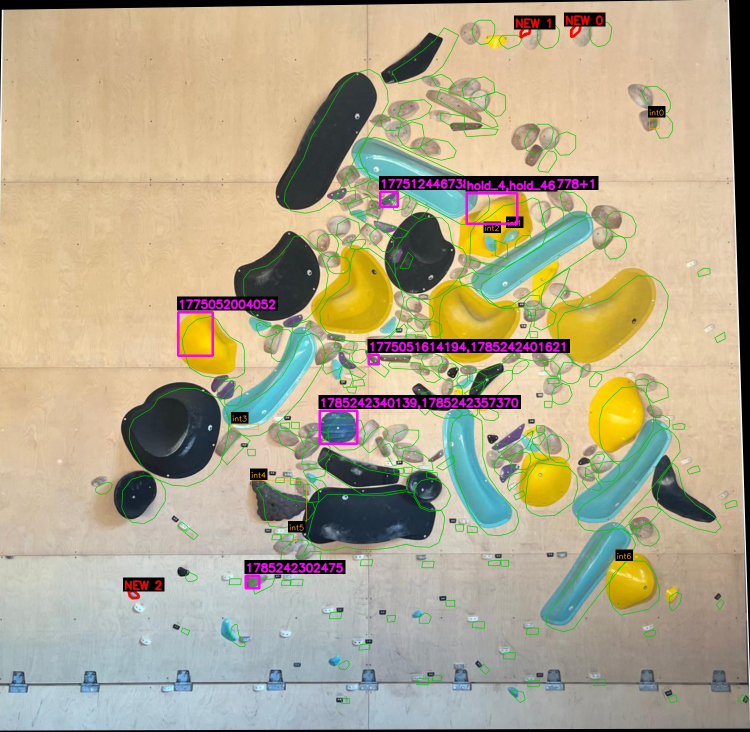
#> input picture board-assets/_diff/the-barn_v7_v8_review.jpg, 1500 x 1463 px (shown at 1/2 size)
$ python -i diff_new_holds.py   (imports and definitions only)
#> lines starting #> are read from the running program, lines starting #| are printed output that depends on the picture
#> further down, picture is the input picture: shape (1463, 1500, 3); mean B, G, R 141.1, 167.7, 177
#!/usr/bin/env python3
"""
diff_new_holds.py — compare an old published board photo against a new,
already-aligned photo of the same wall and report what physically changed
on the board (new holds appeared, existing holds moved, existing holds
vanished).

This is a READ-ONLY reporting tool:
  - It never writes to Supabase (only GETs the wall's live hold array).
  - It never touches src/data/holds.json or anything under src/.
  - IDs are never assigned here — new candidates get "id": null; a human
    reviews the overlay + JSON, then a separate merge step assigns IDs.

Why illumination-invariant comparison matters
-----------------------------------------------
A plain cv2.absdiff between two board photos shot under different exposure/
white-balance is dominated by huge, low-frequency lighting-difference blobs
that bury the real (small, local) changes. This script instead:

  1. Grayscales both images.
  2. Local z-score normalises each pixel against a large-radius local
     mean/std (Gaussian sigma, default 100 — see local_zscore()'s docstring
     for why this is bigger than the spec's illustrative "~25": at 25, a
     large new hold's own pixels dominated its local baseline and
     self-cancelled almost entirely), which cancels slowly-varying
     illumination while keeping local structure (edges, texture, holds).
  3. Diffs the two z-score fields ("struct_diff") — illumination-invariant.
  4. Adds a chroma cue: LAB a/b channels, each re-centred on a LOCAL mean
     (same sigma) rather than a single global median — see chroma_field()'s
     docstring for why: this board's V7->V8 exposure/white-balance shift is
     regional (the lower panel reads noticeably greyer in V8), not uniform,
     so a single global median left the whole lower panel flagged as
     "changed" (a ~300k px blob) until this was made local.
  5. A pixel is "changed" if struct_diff OR chroma_diff crosses its
     threshold. Morphological open+close cleans up speckle, then connected
     components become "blobs". Blobs centred within ~2% of the board-crop
     edge are dropped as alignment/blur boundary artifacts (mirroring
     detect_holds.py's own EDGE_MARGIN_PCT rejection).

Each surviving blob is classified against the wall's existing hold polygons
(dilated ~6px) by coverage fraction into NEW / CHANGED / INTERIOR, exactly
per spec (coverage against ALL live holds, no exceptions — see the long
comment above the existing-hold-mask code for a known limitation this
implies: a couple of hold RECORDS on this board already read as bare
plywood in the reference photo, so a genuinely new hold landing on that
stale footprint can score high coverage and land in CHANGED/INTERIOR rather
than NEW. meanStructDiff/meanChromaDiff are attached to every CHANGED/
INTERIOR entry, and INTERIOR blobs are also drawn on the overlay (thin
orange, distinct from the four spec'd categories) so a human reviewer can
still catch one of these by eye instead of it being silently invisible).
Existing holds are separately checked for VANISHED (high structural diff +
the aligned image reading plywood-like in that hold's footprint).

For each NEW blob, GrabCut carves a real polygon (falling back to the blob's
own contour if GrabCut degenerates), emitted in exactly the shape the app's
hold records use — ready to hand to a later ID-assigning merge step.

Usage
-----
    python3 scripts/diff_new_holds.py \\
        --reference public/Barn_Set_01_V7.jpg \\
        --aligned path/to/v8_warped_to_v7.jpg \\
        --board the-barn \\
        --overlay board-assets/_diff/the-barn_v7_v8_review.jpg

Requirements: cv2, numpy, Pillow, requests (all already used elsewhere in
this repo). No new dependencies.
"""

import argparse
import importlib.util
import json
import math
import sys
import time
from datetime import datetime, timezone
from pathlib import Path

try:
    import numpy as np
    import cv2
except ImportError as e:
    print(f"Error: missing dependency — {e}")
    print("  pip3 install numpy opencv-python-headless")
    sys.exit(1)

REPO_ROOT = Path(__file__).resolve().parent.parent
DEFAULT_OUTPUT = REPO_ROOT / "board-assets" / "_diff" / "holds_new_candidates.json"
DEFAULT_OVERLAY = REPO_ROOT / "board-assets" / "_diff" / "overlay_review.jpg"

# ─── Reuse detect_holds.py's colour palette + plywood helpers verbatim ───────
# ("import or mirror its palette — do not invent a new one")
_dh_spec = importlib.util.spec_from_file_location(
    "detect_holds", REPO_ROOT / "scripts" / "detect_holds.py"
)
detect_holds_mod = importlib.util.module_from_spec(_dh_spec)
# [1 line not run here, left out]
# [1 line that did not run here, left out]
# [1 line that did not run here, left out]
# [1 line that did not run here, left out]


# ─── Env / Supabase (read-only) ───────────────────────────────────────────────

# [109 lines left out: functions load_env, resolve_board, fetch_live_holds, load_holds_file, parse_board_region, board_rect_px and 3 more, not called in this run]


def crop_px_to_full_bbox(bbox_crop, board_left_px, board_top_px):
    x, y, w, h = bbox_crop
    return [round(x + board_left_px, 1), round(y + board_top_px, 1), round(w, 1), round(h, 1)]


# [35 lines left out: functions px_to_board_pct, local_zscore, not called in this run]


def chroma_field(bgr, sigma=100.0):
    """LAB a/b channels, re-centred on a LOCAL (large-radius Gaussian) mean
    rather than a single global median.

    A single global median a/b turned out to be too crude here: The Barn's
    V7->V8 exposure/white-balance shift is not uniform across the photo —
    the lower panel reads noticeably greyer in V8 than V7 while the rest of
    the board barely shifts. A global median can't cancel a *regional* cast
    like that (it leaves the whole lower panel flagged as "changed", which
    is exactly the giant lighting-blob failure mode this script exists to
    avoid). Subtracting a wide local mean cancels slowly-varying regional
    colour casts the same way local_zscore cancels regional brightness
    casts, while still keeping local chroma structure (a real hold's colour
    against its immediate surroundings).
    """
#> called with sigma = 100
    lab = cv2.cvtColor(bgr, cv2.COLOR_BGR2LAB).astype(np.float32)
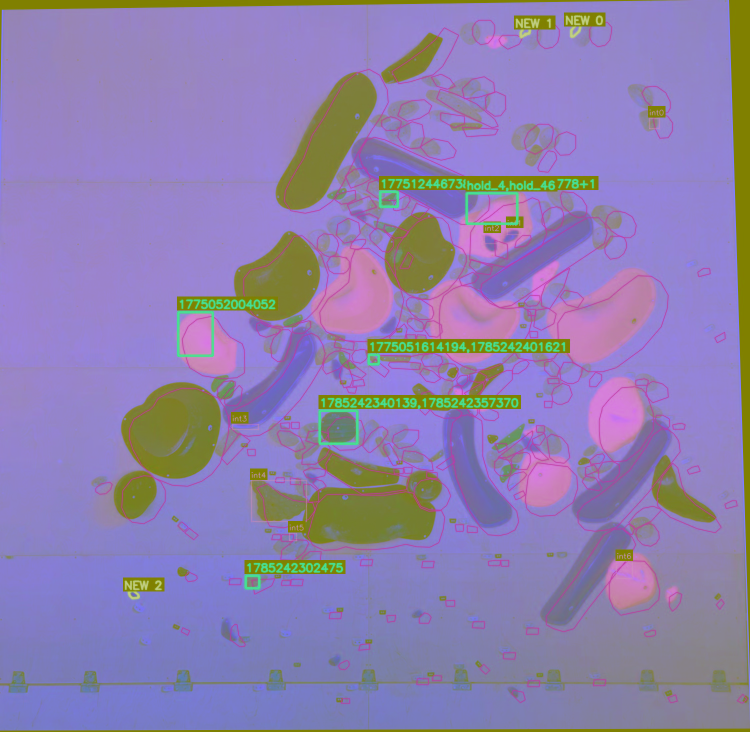
#> lab: shape (1463, 1500, 3) float32 (shown at 1/2 size); mean B, G, R 175.1, 127.7, 142.4
    a, b = lab[:, :, 1], lab[:, :, 2]
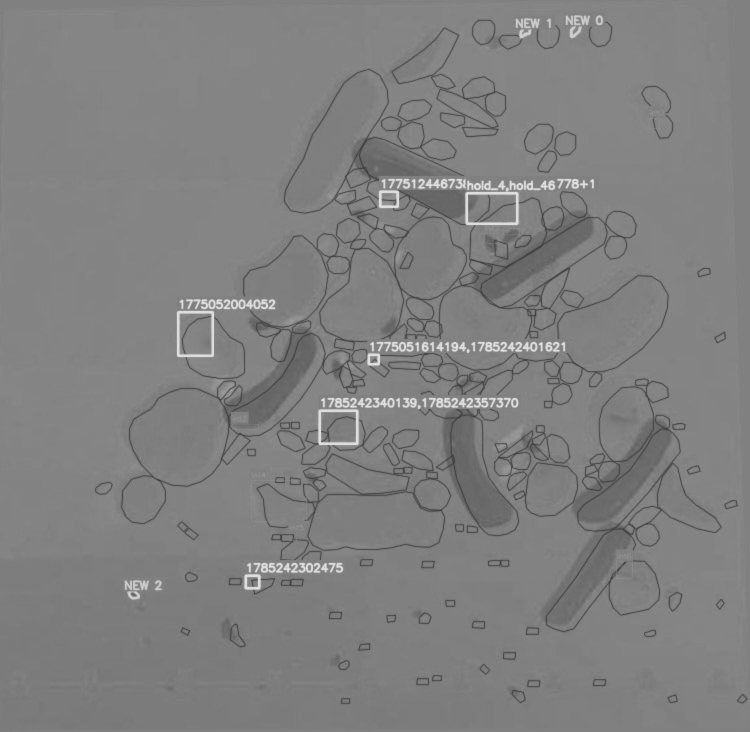
#> a: shape (1463, 1500) float32 (shown at 1/2 size); min 59, max 226, mean 128
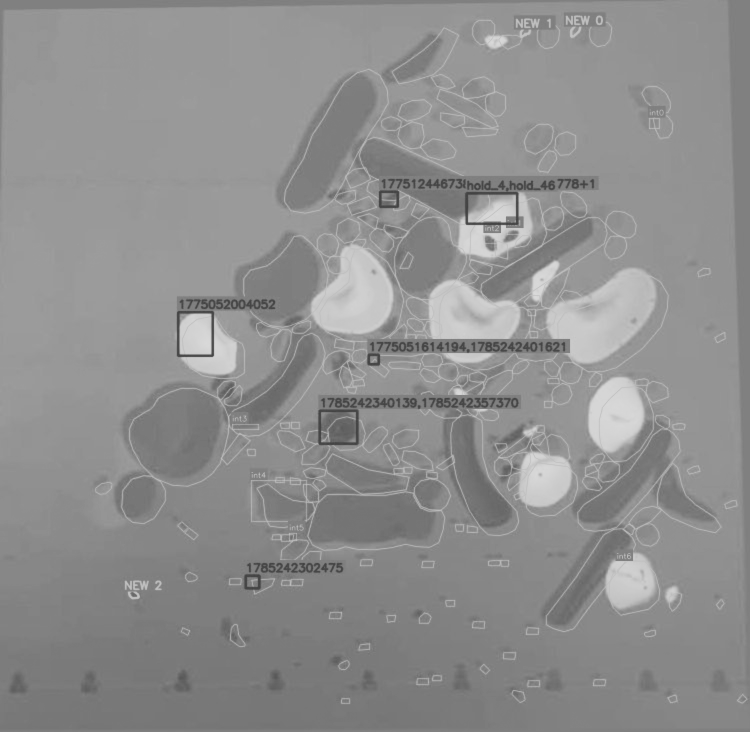
#> b: shape (1463, 1500) float32 (shown at 1/2 size); min 63, max 218, mean 142.5
    a_local_mean = cv2.GaussianBlur(a, (0, 0), sigma)
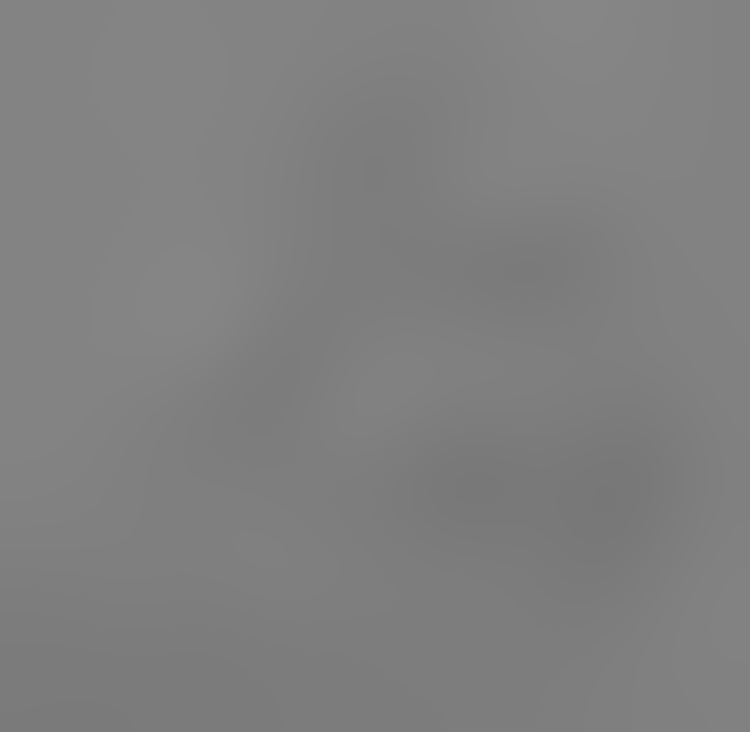
#> a_local_mean: shape (1463, 1500) float32 (shown at 1/2 size); min 119.8, max 134.6, mean 128
    b_local_mean = cv2.GaussianBlur(b, (0, 0), sigma)
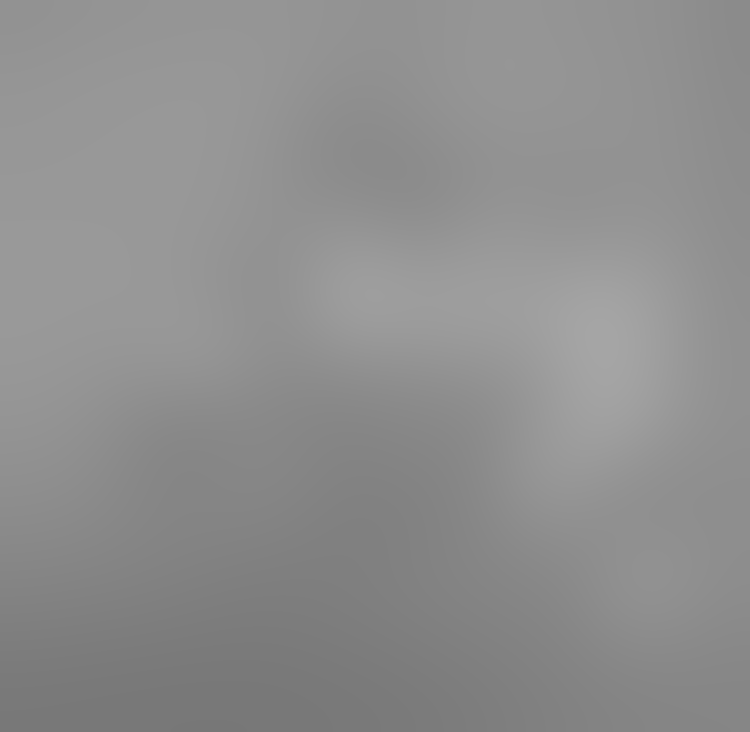
#> b_local_mean: shape (1463, 1500) float32 (shown at 1/2 size); min 119.9, max 165.7, mean 142.5
    return a - a_local_mean, b - b_local_mean


# ─── Main ─────────────────────────────────────────────────────────────────────

# [519 lines left out: functions main, strip_diag, build_new_candidate, size_of_area, short_id_label, put_label and 1 more, not called in this run]


# [2 lines not run here, left out]

>>> import cv2
>>> picture = cv2.imread('../board-assets/_diff/the-barn_v7_v8_review.jpg')
>>> result = chroma_field(picture)

$ run again, on Brand colours/colour YPB.jpg
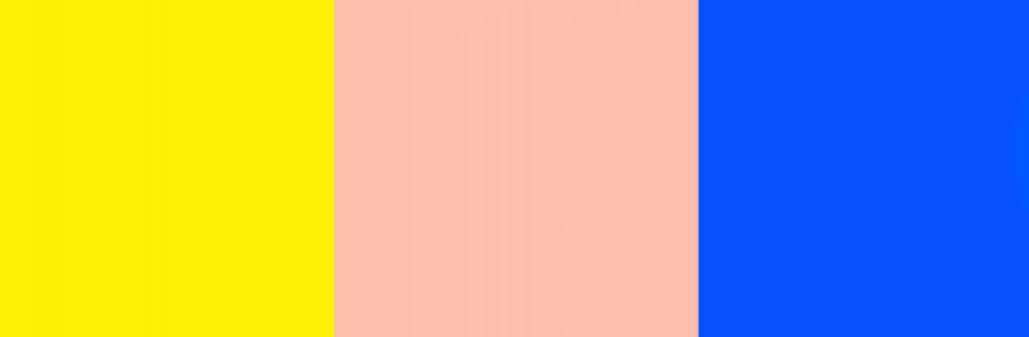
#> input picture Brand colours/colour YPB.jpg, 1029 x 337 px
#> picture is the input picture: shape (337, 1029, 3); mean B, G, R 142.7, 170.8, 173.5
#> in chroma_field, `a, b = lab[:, :, 1], lab[:, :, 2]`:
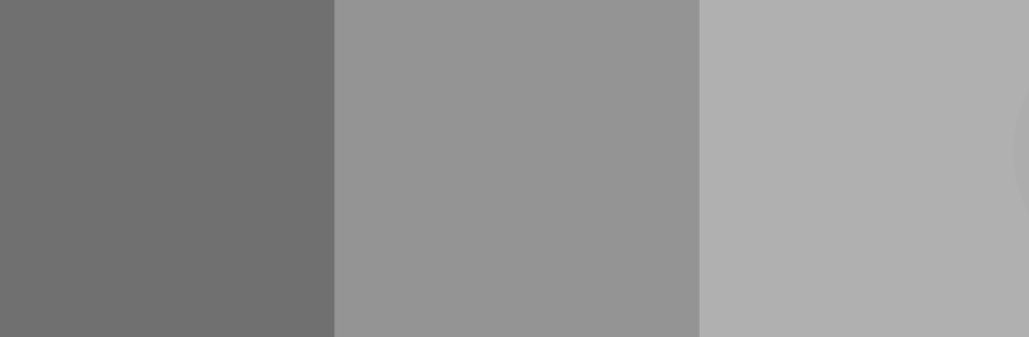
#> a: shape (337, 1029) float32; min 109, max 180, mean 145.3
#> in chroma_field, `b_local_mean = cv2.GaussianBlur(b, (0, 0), sigma)`:
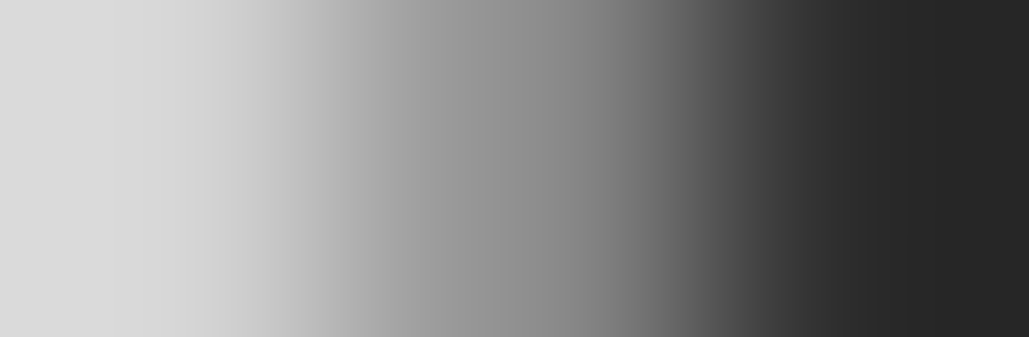
#> b_local_mean: shape (337, 1029) float32; min 38.13, max 218.9, mean 135

$ run again, on board-assets/the-barn/Barn_Set_01_V8_raw.jpg
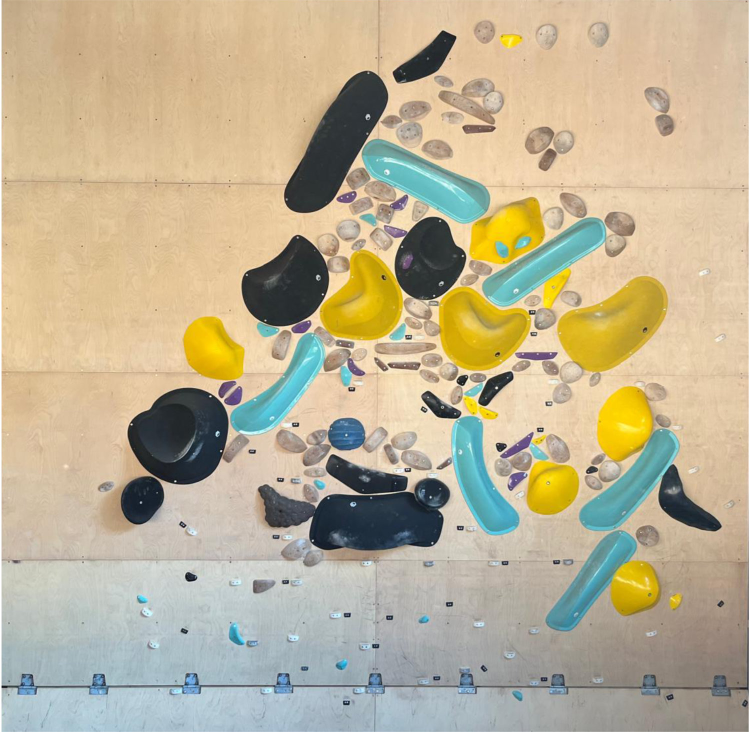
#> input picture board-assets/the-barn/Barn_Set_01_V8_raw.jpg, 1500 x 1463 px (shown at 1/2 size)
#> picture is the input picture: shape (1463, 1500, 3); mean B, G, R 148.8, 176.8, 188.3
#> in chroma_field, `lab = cv2.cvtColor(bgr, cv2.COLOR_BGR2LAB).astype(np.float32)`:
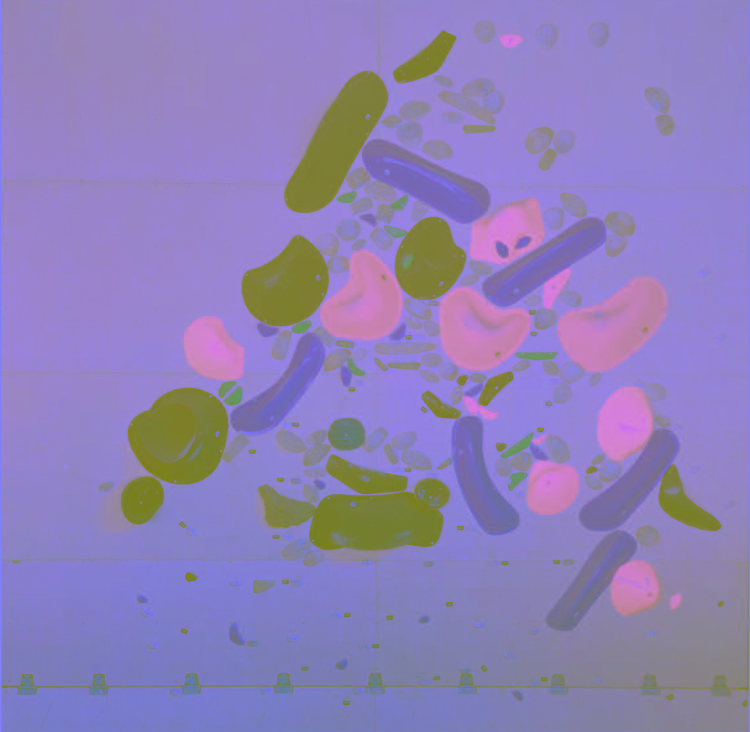
#> lab: shape (1463, 1500, 3) float32 (shown at 1/2 size); mean B, G, R 184, 128.4, 142.9
#> in chroma_field, `a, b = lab[:, :, 1], lab[:, :, 2]`:
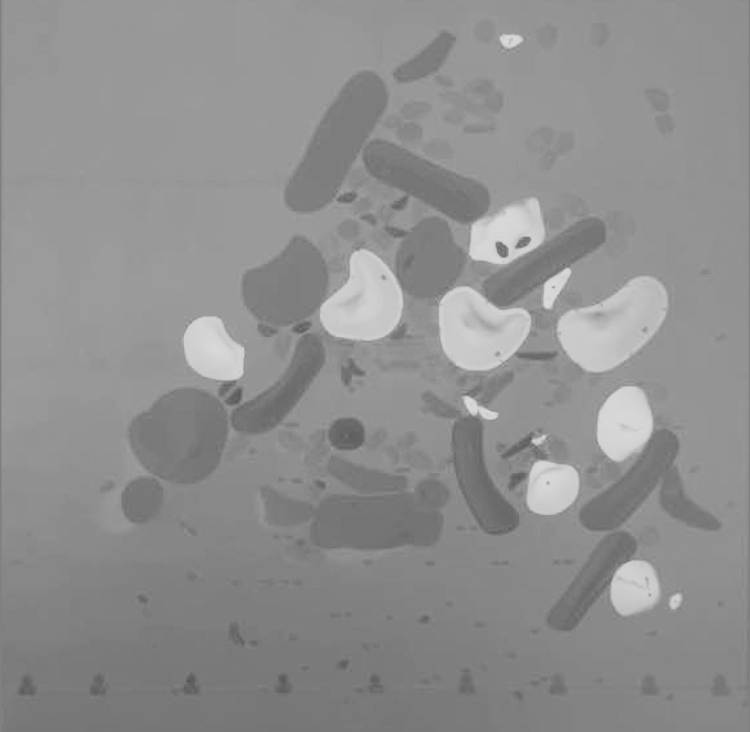
#> b: shape (1463, 1500) float32 (shown at 1/2 size); min 84, max 220, mean 143
